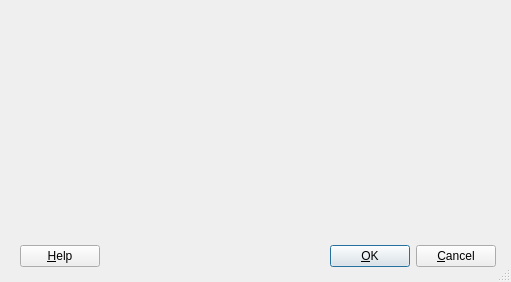
<ui version="4.0" >
 <class>NIC</class>
 <widget class="QDialog" name="NIC" >
  <property name="geometry" >
   <rect>
    <x>0</x>
    <y>0</y>
    <width>511</width>
    <height>282</height>
   </rect>
  </property>
  <property name="windowTitle" >
   <string>MyDialog</string>
  </property>
  <property name="sizeGripEnabled" >
   <bool>true</bool>
  </property>
  <property name="modal" >
   <bool>true</bool>
  </property>
  <widget class="QWidget" name="Layout1" >
   <property name="geometry" >
    <rect>
     <x>20</x>
     <y>240</y>
     <width>476</width>
     <height>33</height>
    </rect>
   </property>
   <layout class="QHBoxLayout" >
    <property name="spacing" >
     <number>6</number>
    </property>
    <property name="leftMargin" >
     <number>0</number>
    </property>
    <property name="topMargin" >
     <number>0</number>
    </property>
    <property name="rightMargin" >
     <number>0</number>
    </property>
    <property name="bottomMargin" >
     <number>0</number>
    </property>
    <item>
     <widget class="QPushButton" name="buttonHelp" >
      <property name="text" >
       <string>&amp;Help</string>
      </property>
      <property name="shortcut" >
       <string>F1</string>
      </property>
      <property name="autoDefault" >
       <bool>true</bool>
      </property>
     </widget>
    </item>
    <item>
     <spacer>
      <property name="orientation" >
       <enum>Qt::Horizontal</enum>
      </property>
      <property name="sizeType" >
       <enum>QSizePolicy::Expanding</enum>
      </property>
      <property name="sizeHint" >
       <size>
        <width>20</width>
        <height>20</height>
       </size>
      </property>
     </spacer>
    </item>
    <item>
     <widget class="QPushButton" name="buttonOk" >
      <property name="text" >
       <string>&amp;OK</string>
      </property>
      <property name="shortcut" >
       <string/>
      </property>
      <property name="autoDefault" >
       <bool>true</bool>
      </property>
      <property name="default" >
       <bool>true</bool>
      </property>
     </widget>
    </item>
    <item>
     <widget class="QPushButton" name="buttonCancel" >
      <property name="text" >
       <string>&amp;Cancel</string>
      </property>
      <property name="shortcut" >
       <string/>
      </property>
      <property name="autoDefault" >
       <bool>true</bool>
      </property>
     </widget>
    </item>
   </layout>
  </widget>
 </widget>
 <layoutdefault spacing="6" margin="11" />
 <pixmapfunction>qPixmapFromMimeSource</pixmapfunction>
 <resources/>
 <connections>
  <connection>
   <sender>buttonOk</sender>
   <signal>clicked()</signal>
   <receiver>NIC</receiver>
   <slot>accept()</slot>
   <hints>
    <hint type="sourcelabel" >
     <x>20</x>
     <y>20</y>
    </hint>
    <hint type="destinationlabel" >
     <x>20</x>
     <y>20</y>
    </hint>
   </hints>
  </connection>
  <connection>
   <sender>buttonCancel</sender>
   <signal>clicked()</signal>
   <receiver>NIC</receiver>
   <slot>reject()</slot>
   <hints>
    <hint type="sourcelabel" >
     <x>20</x>
     <y>20</y>
    </hint>
    <hint type="destinationlabel" >
     <x>20</x>
     <y>20</y>
    </hint>
   </hints>
  </connection>
 </connections>
</ui>
